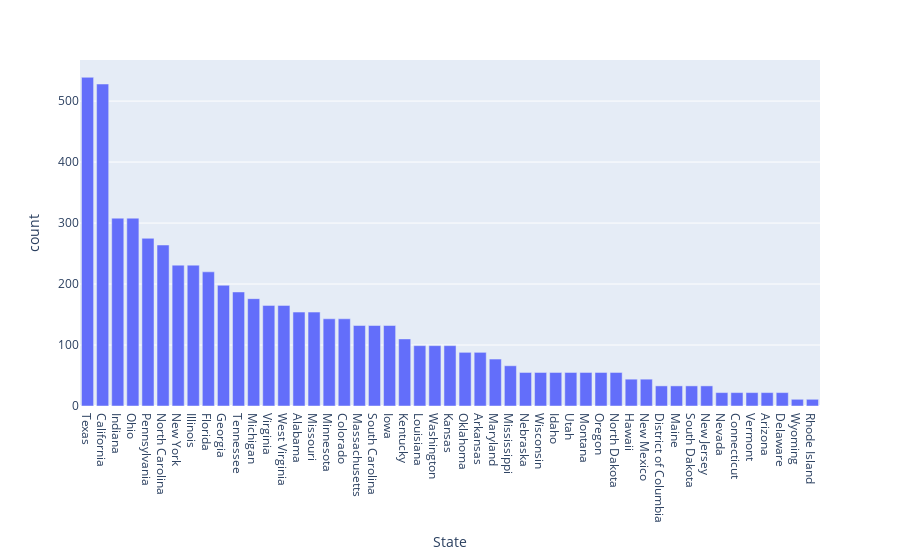

The code cell stored with this chart in its notebook:
### Code cell
import plotly.express as px
fig = px.bar(state_df, x = "State", y = "count")
fig.show()

### Figure 1 — Plotly figure (JSON) as saved in the notebook; plotly's stock layout.template omitted (floating-point values rounded to 4 significant figures)
{"data": [{"alignmentgroup": "True", "hovertemplate": "State=%{x}<br>count=%{y}<extra></extra>", "legendgroup": "", "marker": {"color": "#636efa", "pattern": {"shape": ""}}, "name": "", "offsetgroup": "", "orientation": "v", "showlegend": false, "textposition": "auto", "type": "bar", "x": ["Texas", "California", "Indiana", "Ohio", "Pennsylvania", "North Carolina", "New York", "Illinois", "Florida", "Georgia", "Tennessee", "Michigan", "Virginia", "West Virginia", "Alabama", "Missouri", "Minnesota", "Colorado", "Massachusetts", "South Carolina", "Iowa", "Kentucky", "Louisiana", "Washington", "Kansas", "Oklahoma", "Arkansas", "Maryland", "Mississippi", "Nebraska", "Wisconsin", "Idaho", "Utah", "Montana", "Oregon", "North Dakota", "Hawaii", "New Mexico", "District of Columbia", "Maine", "South Dakota", "New Jersey", "Nevada", "Connecticut", "Vermont", "Arizona", "Delaware", "Wyoming", "Rhode Island"], "xaxis": "x", "y": [539, 528, 308, 308, 275, 264, 231, 231, 220, 198, 187, 176, 165, 165, 154, 154, 143, 143, 132, 132, 132, 110, 99, 99, 99, 88, 88, 77, 66, 55, 55, 55, 55, 55, 55, 55, 44, 44, 33, 33, 33, 33, 22, 22, 22, 22, 22, 11, 11], "yaxis": "y"}], "layout": {"barmode": "relative", "legend": {"tracegroupgap": 0}, "margin": {"t": 60}, "xaxis": {"anchor": "y", "domain": [0, 1], "title": {"text": "State"}}, "yaxis": {"anchor": "x", "domain": [0, 1], "title": {"text": "count"}}}}
